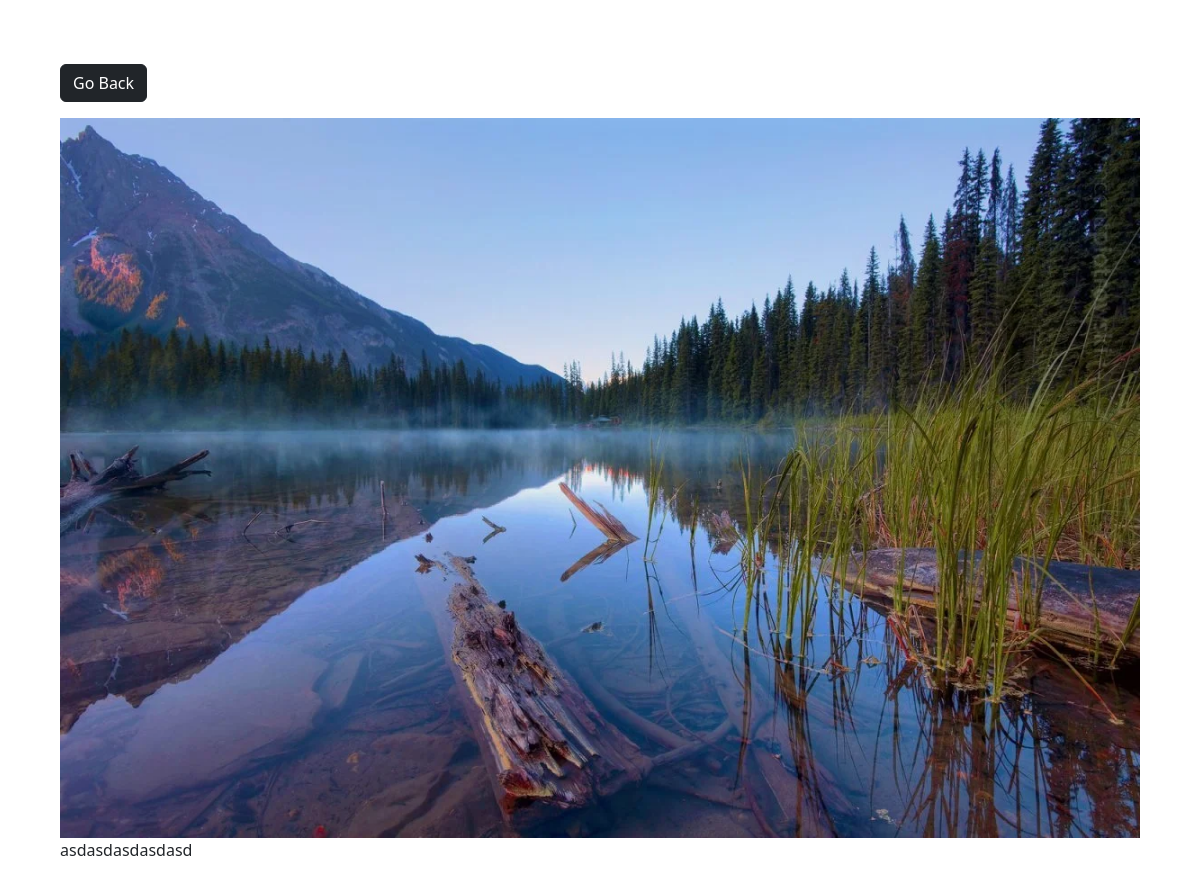
The page /photo/2 on the database its author committed.
### photos/models.py (models this page shows, shortened)
class Photo(models.Model):
    category = models.ForeignKey(Category, on_delete=models.SET_NULL, null=True, blank=True)
    image = models.ImageField(null=False, blank=False)
    description = models.TextField()

### photos/views.py (the view)
# urls.py: path('photo/<str:pk>', views.viewPhoto, name='photo'),
def viewPhoto(request, pk):
    photo = Photo.objects.get(id=pk)
    return render(request, 'photos/photo.html', {'photo': photo})

### photos/templates/photos/photo.html (shortened to what this page needs)
<!DOCTYPE html>
<html>
<head>
    <link href="https://cdn.jsdelivr.net/npm/bootstrap@5.3.2/dist/css/bootstrap.min.css" rel="stylesheet"
>
</head>
<body class="m-5">
    <div class="container">
        <div CLASS="row justify-content-center">
            <div class="col">
                <a href="{% url 'gallery' %}" class="btn btn-dark my-3">Go Back</a>
                <div style="height: 90vh;">
                   <img style="max-width: 100%; max-height: 100%" src="{{photo.image.url}}">
                        <p>{{photo.description}}</p>
                </div>
            </div>
        </div>
    </div>
</body>
</html>

### rows shown on the page
Photo: image (picture), description "asdasdasdasdasd"
